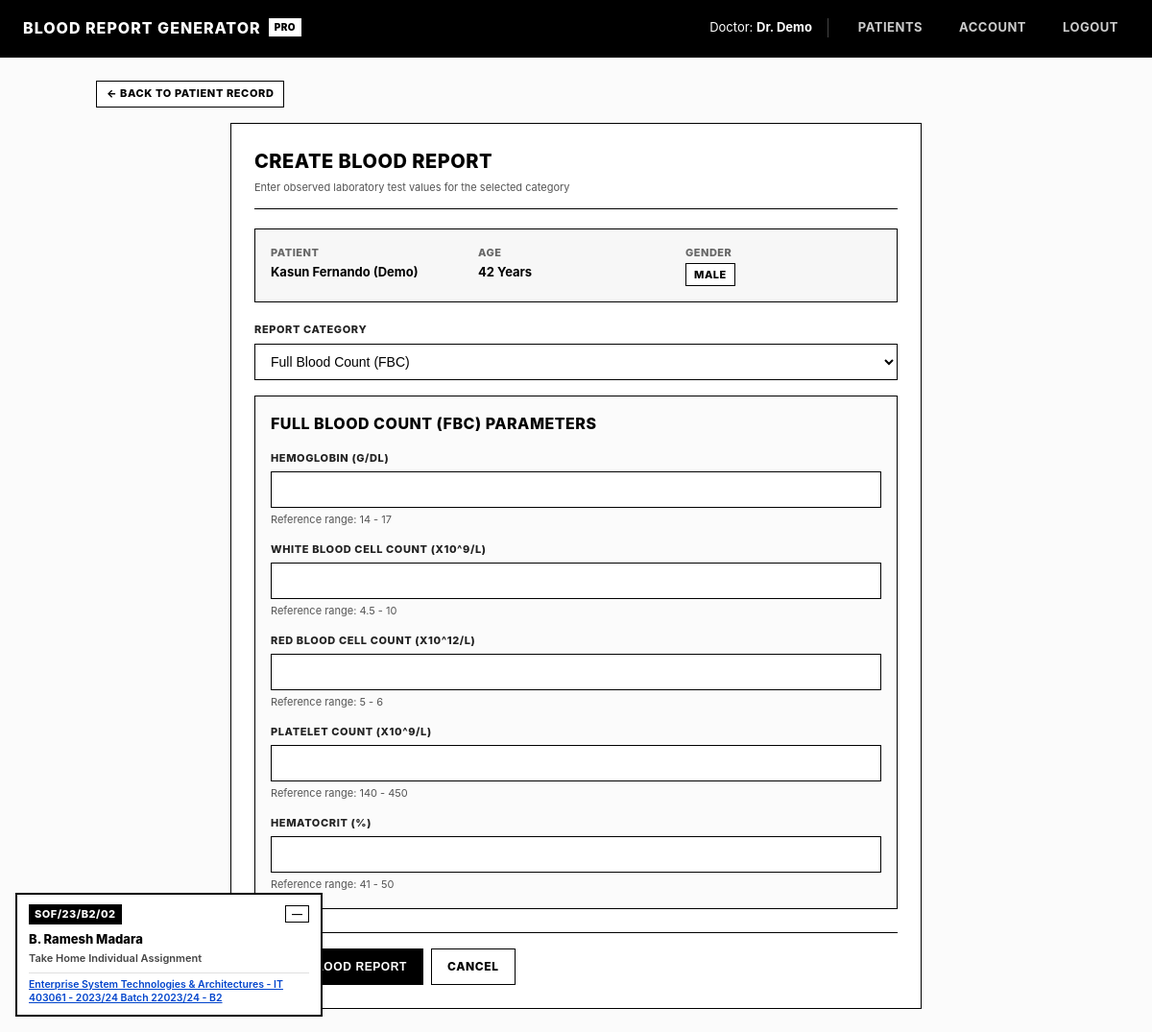
The page /index.php?action=report_create&patient_id=3 (signed in) on the database its author committed.
### tables this page shows
CREATE TABLE IF NOT EXISTS patients (
    id INT AUTO_INCREMENT PRIMARY KEY,
    doctor_id INT NOT NULL,
    name VARCHAR(100) NOT NULL,
    age INT NOT NULL,
    gender VARCHAR(20) NOT NULL,
    FOREIGN KEY (doctor_id) REFERENCES doctors(id) ON DELETE CASCADE
);

CREATE TABLE IF NOT EXISTS report_templates (
    id INT AUTO_INCREMENT PRIMARY KEY,
    type VARCHAR(50) NOT NULL UNIQUE,
    name VARCHAR(100) NOT NULL,
    fields JSON NOT NULL
);

### controller/ReportController.php (called while the page is built, shortened)
<?php
require_once __DIR__ . '/../model/PatientModel.php';
require_once __DIR__ . '/../assets/libs/TestRanges.php';
class ReportController
{
    private PatientModel $patientModel;
    public function __construct()
    {
        $this->patientModel = new PatientModel();
    }
    private function ensureDoctorIsAuthenticated(): int
    {
        return (int)$_SESSION['doctor_id'];
    }
    public function create(): void
    {
        $doctorId = $this->ensureDoctorIsAuthenticated();
        $patientId = (int)($_GET['patient_id'] ?? 0);
        $patient = $this->patientModel->getPatientByIdAndDoctorId($patientId, $doctorId);
        require __DIR__ . '/../view/report_create.php';
    }
}

### model/Database.php (called while the page is built)
<?php
class Database
{
    private static ?PDO $connection = null;
    public static function getConnection(): PDO
    {
        if (self::$connection === null) {
            $dbHost = '127.0.0.1';
            $dbName = 'blood_report_system';
            $dbUser = 'root';
            $dbPassword = '';
            try {
                $connectionString = "mysql:host={$dbHost};dbname={$dbName};charset=utf8mb4";
                self::$connection = new PDO($connectionString, $dbUser, $dbPassword, [
                    PDO::ATTR_ERRMODE => PDO::ERRMODE_EXCEPTION,
                    PDO::ATTR_DEFAULT_FETCH_MODE => PDO::FETCH_ASSOC,
                    PDO::ATTR_EMULATE_PREPARES => false,
                ]);
            } catch (PDOException $dbError) {
                $serverConnectionString = "mysql:host={$dbHost};charset=utf8mb4";
                $setupConnection = new PDO($serverConnectionString, $dbUser, $dbPassword, [
                    PDO::ATTR_ERRMODE => PDO::ERRMODE_EXCEPTION,
                ]);
                $setupConnection->exec(file_get_contents(__DIR__ . '/../schema.sql'));
                $connectionString = "mysql:host={$dbHost};dbname={$dbName};charset=utf8mb4";
                self::$connection = new PDO($connectionString, $dbUser, $dbPassword, [
                    PDO::ATTR_ERRMODE => PDO::ERRMODE_EXCEPTION,
                    PDO::ATTR_DEFAULT_FETCH_MODE => PDO::FETCH_ASSOC,
                    PDO::ATTR_EMULATE_PREPARES => false,
                ]);
            }
        }
        return self::$connection;
    }
}

### model/PatientModel.php (called while the page is built, shortened)
<?php
require_once __DIR__ . '/Database.php';
class PatientModel
{
    private PDO $db;
    public function __construct()
    {
        $this->db = Database::getConnection();
    }
    public function getPatientByIdAndDoctorId(int $patientId, int $doctorId): ?array
    {
        $statement = $this->db->prepare("SELECT * FROM patients WHERE id = :id AND doctor_id = :doctor_id LIMIT 1");
        $statement->execute([
            ':id' => $patientId,
            ':doctor_id' => $doctorId,
        ]);
        $patient = $statement->fetch();
        return $patient ?: null;
    }
}

### model/ReportTemplateModel.php (called while the page is built, shortened)
<?php
require_once __DIR__ . '/Database.php';
class ReportTemplateModel
{
    private static ?array $templates = null;
    public static function all(): array
    {
        if (self::$templates === null) {
            $rows = Database::getConnection()->query('SELECT id, type, name, fields FROM report_templates ORDER BY id')->fetchAll();
            self::$templates = [];
            foreach ($rows as $row) {
                $row['fields'] = json_decode($row['fields'], true, 512, JSON_THROW_ON_ERROR);
                self::$templates[$row['type']] = $row;
            }
        }
        return self::$templates;
    }
}

### assets/libs/TestRanges.php (called while the page is built, shortened)
<?php
require_once __DIR__ . '/../../model/ReportTemplateModel.php';
class TestRanges
{
    public static function get(string $testName, int $age, string $gender): ?array
    {
        foreach (ReportTemplateModel::all() as $template) {
            foreach ($template['fields'] as $field) {
                if ($field['label'] === $testName) {
                    return $field['ranges'][$gender] ?? $field['ranges']['all'] ?? null;
                }
            }
        }
        return null;
    }
}

### view/report_fields.php (the view, shortened to what this page needs)
<?php
$templates = ReportTemplateModel::all();
$selectedType = $_POST['report_type'] ?? $report['type'] ?? array_key_first($templates);
$formAge = (int)($patient['age'] ?? $report['patient_age']);
$formGender = $patient['gender'] ?? $report['patient_gender'];
?>
<div>
    <label for="report_type">Report Category</label>
    <select id="report_type" name="report_type" onchange="toggleTestPanels(this.value);" required>
        <?php foreach ($templates as $template): ?>
            <option value="<?php echo htmlspecialchars($template['type']); ?>" <?php echo $selectedType === $template['type'] ? 'selected' : ''; ?>><?php echo htmlspecialchars($template['name']); ?></option>
        <?php endforeach; ?>
    </select>
</div>
<?php foreach ($templates as $template): ?>
    <?php $selected = $selectedType === $template['type']; ?>
    <div class="field-box" data-report-type="<?php echo htmlspecialchars($template['type']); ?>" style="display: <?php echo $selected ? 'block' : 'none'; ?>;">
        <h3><?php echo htmlspecialchars($template['name']); ?> Parameters</h3>
        <?php foreach ($template['fields'] as $field): ?>
            <?php
            $value = $_POST[$field['name']] ?? $results[$field['label']] ?? '';
            $value = is_scalar($value) ? (string)$value : '';
            $range = TestRanges::get($field['label'], $formAge, $formGender);
            ?>
            <div>
                <label for="<?php echo htmlspecialchars($field['name']); ?>"><?php echo htmlspecialchars($field['label']); ?></label>
                <input type="number" id="<?php echo htmlspecialchars($field['name']); ?>" name="<?php echo htmlspecialchars($field['name']); ?>" step="<?php echo htmlspecialchars((string)$field['step']); ?>" min="<?php echo htmlspecialchars((string)$field['min']); ?>" max="<?php echo htmlspecialchars((string)$field['max']); ?>" value="<?php echo htmlspecialchars($value); ?>" <?php echo $selected ? 'required' : 'disabled'; ?>>
                <span class="form-hint">Reference range: <?php echo htmlspecialchars($range['label'] ?? 'Not set - laboratory review needed'); ?></span>
            </div>
        <?php endforeach; ?>
    </div>
<?php endforeach; ?>

### view/report_create.php (shortened to what this page needs)
<?php require __DIR__ . '/header.php'; ?>
<div style="margin-bottom: 16px;">
    <a href="index.php?action=patient_view&id=<?php echo urlencode($patient['id']); ?>" class="button secondary button-small">&larr; Back to Patient Record</a>
</div>
<div class="panel" style="max-width: 720px; margin: 0 auto 24px auto;">
    <div class="panel-header">
        <div>
            <h2>Create Blood Report</h2>
            <div class="form-hint">Enter observed laboratory test values for the selected category</div>
        </div>
    </div>
    <div class="info-card">
        <div class="info-grid">
            <div class="info-item">
                <span class="info-label">Patient</span>
                <span class="info-value"><?php echo htmlspecialchars($patient['name']); ?></span>
            </div>
            <div class="info-item">
                <span class="info-label">Age</span>
                <span class="info-value"><?php echo htmlspecialchars((string)$patient['age']); ?> Years</span>
            </div>
            <div class="info-item">
                <span class="info-label">Gender</span>
                <span class="info-value"><span class="badge"><?php echo htmlspecialchars($patient['gender']); ?></span></span>
            </div>
        </div>
    </div>
    <form method="POST" action="index.php?action=report_create&patient_id=<?php echo urlencode($patient['id']); ?>">
        <?php require __DIR__ . '/report_fields.php'; ?>
        <div class="button-group" style="margin-top: 24px; padding-top: 16px; border-top: 1px solid #000000;">
            <button type="submit" class="button">Save Blood Report</button>
            <a href="index.php?action=patient_view&id=<?php echo urlencode($patient['id']); ?>" class="button secondary">Cancel</a>
        </div>
    </form>
</div>
<?php require __DIR__ . '/footer.php'; ?>

### view/header.php (style rules this page uses)
* { box-sizing: border-box; box-shadow: none !important; transition: none !important; animation: none !important; border-radius: 0 !important; }
body { font-family: -apple-system, BlinkMacSystemFont, "Segoe UI", Roboto, Arial, sans-serif; background-color: #fbfbfb; color: #000000; margin: 0; padding: 0; line-height: 1.5; font-size: 14px; }
.panel { border: 1px solid #000000; padding: 24px; margin-bottom: 24px; background-color: #ffffff; }
.panel-header { display: flex; justify-content: space-between; align-items: center; border-bottom: 1px solid #000000; padding-bottom: 14px; margin-bottom: 20px; }
.panel-header h2, .panel-header h3 { margin: 0; }
h1, h2, h3, h4 { margin-top: 0; color: #000000; font-weight: 800; letter-spacing: -0.2px; }
h2 { font-size: 20px; text-transform: uppercase; letter-spacing: 0.5px; }
h3 { font-size: 16px; text-transform: uppercase; letter-spacing: 0.5px; }
label { display: block; margin-top: 14px; margin-bottom: 6px; font-size: 11px; font-weight: 800; text-transform: uppercase; letter-spacing: 0.6px; color: #222222; }
input[type="text"], input[type="number"], input[type="password"], select { width: 100%; height: 38px; padding: 8px 12px; border: 1px solid #000000; background-color: #ffffff; color: #000000; font-size: 14px; box-sizing: border-box; outline: none; }
.form-hint { font-size: 11px; color: #555555; margin-top: 4px; display: block; }
.button { display: inline-flex; align-items: center; justify-content: center; height: 38px; padding: 0 16px; background-color: #000000; color: #ffffff; border: 1px solid #000000; text-decoration: none; font-size: 12px; font-weight: 800; text-transform: uppercase; letter-spacing: 0.6px; cursor: pointer; box-sizing: border-box; white-space: nowrap; }
.button.secondary { background-color: #ffffff; color: #000000; border: 1px solid #000000; }
.button-small { height: 28px; padding: 0 10px; font-size: 11px; }
.button-group { display: flex; gap: 8px; align-items: center; }
.badge { display: inline-block; padding: 3px 8px; font-size: 11px; font-weight: 800; text-transform: uppercase; letter-spacing: 0.5px; border: 1px solid #000000; background-color: #ffffff; color: #000000; white-space: nowrap; }
.field-box { border: 1px solid #000000; padding: 16px; margin-top: 16px; margin-bottom: 16px; background-color: #fbfbfb; }
.info-card { background-color: #f7f7f7; border: 1px solid #000000; padding: 16px; margin-bottom: 20px; }
.info-grid { display: grid; grid-template-columns: repeat(auto-fit, minmax(200px, 1fr)); gap: 12px; }
.info-item { font-size: 13px; }
.info-label { font-size: 11px; text-transform: uppercase; font-weight: 800; color: #666666; letter-spacing: 0.5px; display: block; margin-bottom: 2px; }
.info-value { font-weight: 700; color: #000000; }

### rows shown on the page
patients: name "Kasun Fernando (Demo)", age "42", gender "MALE", age+gender "14 - 17", age+gender "4.5 - 10", age+gender "5 - 6", age+gender "140 - 450", age+gender "41 - 50"
report_templates: name "FULL BLOOD COUNT (FBC)", label "HEMOGLOBIN (G/DL)", label "WHITE BLOOD CELL COUNT (X10^9/L)", label "RED BLOOD CELL COUNT (X10^12/L)", label "PLATELET COUNT (X10^9/L)", label "HEMATOCRIT (%)"

### other values the page prints
$_SESSION['doctor_display_name'] "Dr. Demo"
form field report_type "Full Blood Count (FBC)"
